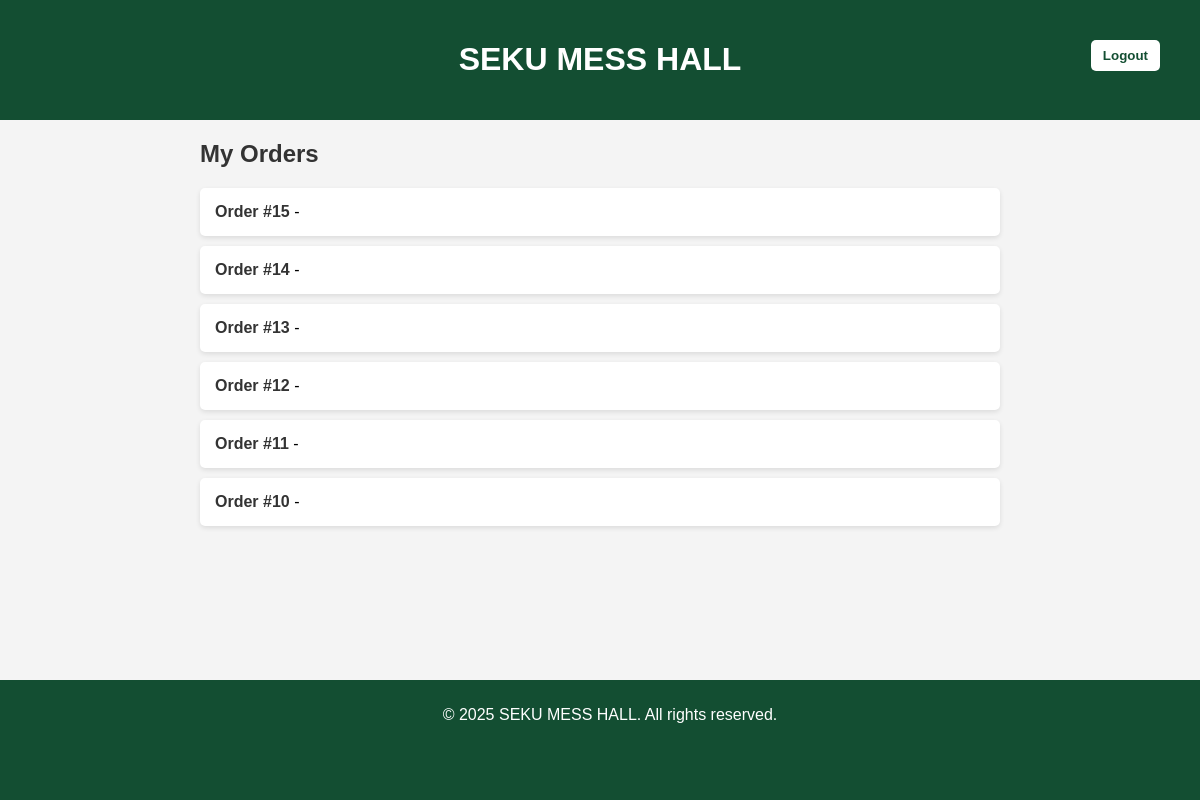
The page /orders/ (signed in) on the database as committed earlier.
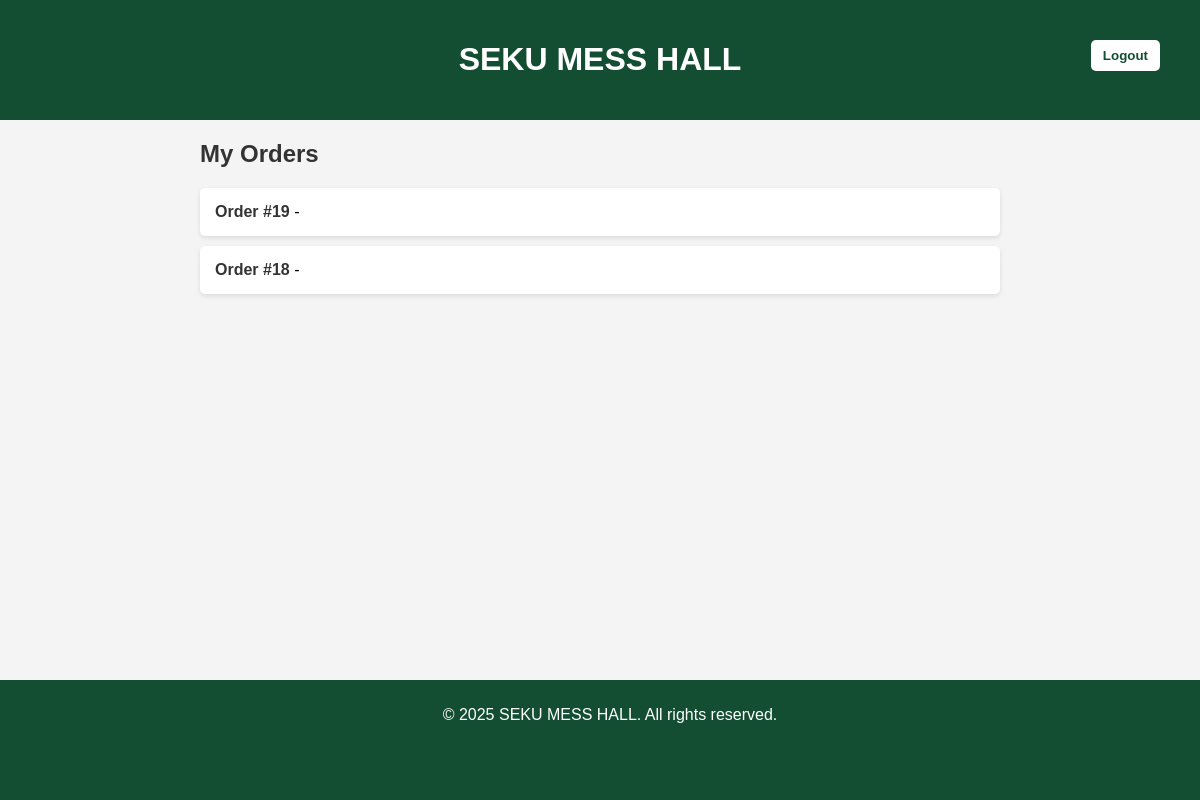
The same page on the database as committed later.
### menu/models.py (models this page shows, shortened)
class Order(models.Model):
    user = models.ForeignKey(User, on_delete=models.CASCADE, null=True, blank=True)
    customer_name = models.CharField(max_length=100)
    created_at = models.DateTimeField(auto_now_add=True)

### menu/views.py (the view)
# urls.py: path('orders/', views.order_list, name='order_list'),
@login_required
def order_list(request):
    if request.user.is_staff or request.user.groups.filter(name='Workers').exists():
        orders = Order.objects.all().order_by('-created_at')
    else:
        messages.error(request, "You don't have permission to view orders.")
        return redirect('home')  # or a safer page
    return render(request, 'orders/list.html', {'orders': orders})

### menu/templates/orders/list.html (shortened to what this page needs)
<!DOCTYPE html>
<html lang="en">
<head>
</head>
<body>
  <header>
    <h1>SEKU MESS HALL</h1>
    <form method="post" action="{% url 'logout' %}" style="position: absolute; top: 20px; right: 20px;">
      <button type="submit" class="logout-btn">Logout</button>
  </form>
  </header>
  <main>
    <div style="max-width: 800px; margin: 20px auto;">
      <h2>My Orders</h2>
      {% if orders %}
        <ul>
          {% for order in orders %}
            <li>
              <a href="{% url 'order_detail' order.id %}">Order #{{ order.id }}</a> - {{ order.status }}
            </li>
          {% endfor %}
        </ul>
      {% else %}
        <p class="no-orders">No orders available.</p>
      {% endif %}
    </div>
  </main>
  <footer>
    <p>&copy; 2025 SEKU MESS HALL. All rights reserved.</p>
  </footer>
</body>
</html>

### menu/templates/orders/list.html (style rules this page uses)
body { font-family: Arial, sans-serif; background-color: #f4f4f4; margin: 0; padding: 0; }
header { background-color: #134e32; color: white; padding: 20px; text-align: center; position: relative; }
.logout-btn { position: absolute; right: 20px; top: 20px; background-color: white; color:#134e32; border: none; padding: 8px 12px; border-radius: 5px; font-weight: bold; cursor: pointer; text-decoration: none; }
h2 { color: #333; }
ul { list-style-type: none; padding: 0; }
li { background-color: #fff; margin: 10px 0; padding: 15px; border-radius: 5px; box-shadow: 0 2px 5px rgba(0, 0, 0, 0.1); }
li a { text-decoration: none; color: #333; font-weight: bold; }
footer { background-color: #134e32; color: white; text-align: center; padding: 10px; position: absolute; width: 100%; bottom: 0; padding-bottom: 60px; }

Rows that differ between the two databases and show on the page:
removed Order: id "15"
removed Order: id "14"
removed Order: id "13"
removed Order: id "12"
removed Order: id "11"
removed Order: id "10"
added Order: id "19"
added Order: id "18"
